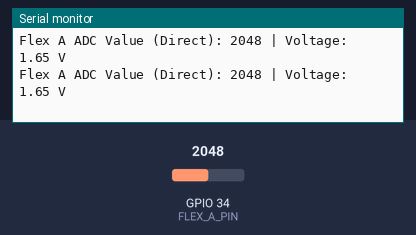
Bench run of a program on a simulated ESP32. Shown: the last lines printed to the serial monitor. The test bench sets the inputs (shaded band); at power-on: GPIO 34 (FLEX_A_PIN) = 2048 (analog values on the 0–4095 scale).

Above: at 1.2 s.
1.3 s: GPIO 34 (FLEX_A_PIN) set to 2866
At 1.31 s:
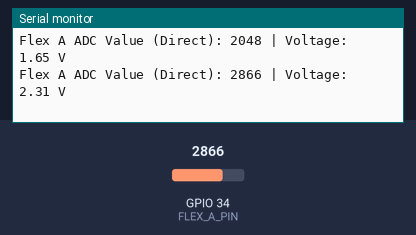
2.8 s: GPIO 34 (FLEX_A_PIN) set to 3603
At 2.81 s:
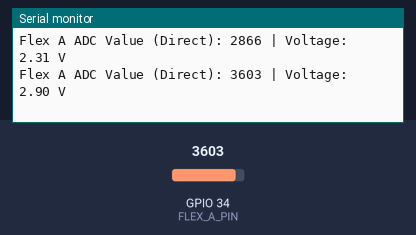
Timing chart, 0 to 5.8 s (numbered marks = the images above; inputs shaded):
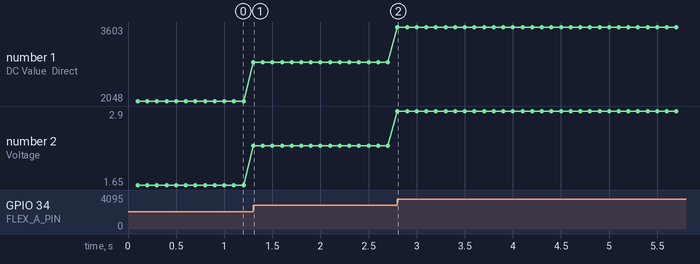

The program:

main.cpp
```cpp
#include <Arduino.h>

/**
 * ============================================================
 *  Program Labsheet 1: Value Flex di Serial Monitor (Tanpa Average)
 * ============================================================
 *  Deskripsi: Membaca nilai ADC analog mentah secara langsung dari Sensor Flex A
 *             dan menampilkannya di Serial Monitor secara non-blocking.
 */

#define FLEX_A_PIN  34  // Pin ADC untuk Sensor Flex A

unsigned long lastUpdate = 0;
const unsigned long interval = 100; // Interval pembacaan (ms)

void setup() {
    Serial.begin(115200);

    // Konfigurasi resolusi ADC 12-bit (0 - 4095)
    analogReadResolution(12);
    // Set atenuasi 11dB agar ADC bisa membaca tegangan 3.3V
    analogSetPinAttenuation(FLEX_A_PIN, ADC_11db);


    Serial.println("Program Labsheet 1 - Serial Monitor Ready (Tanpa Average)");
}

void loop() {
    unsigned long currentMillis = millis();
    if (currentMillis - lastUpdate >= interval) {
        lastUpdate = currentMillis;

        // Baca nilai analog mentah langsung tanpa filter/average
        int rawADC = analogRead(FLEX_A_PIN);

        // Rangkaian Pembagi Tegangan (Voltage Divider):
        // Supply Vin = 5.0V
        // R1 = Sensor Flex (kebengkokan naik -> resistansi naik)
        // R2 = Resistor Tetap 22k Ohm (ke GND)
        // Vout = Vin * (R2 / (R1 + R2)) -> Dihubungkan ke pin ADC ESP32
        // Tegangan yang dibaca pada pin ADC ESP32 (range 0 - 3.3V):
        float voltA = (rawADC * 3.3) / 4095.0;

        // Cetak ke Serial Monitor
        Serial.print("Flex A ADC Value (Direct): ");
        Serial.print(rawADC);
        Serial.print(" | Voltage: ");
        Serial.print(voltA, 2);
        Serial.println(" V");
    }
}
```

Measured:
- after the input at 1.3 s, the serial monitor: prints a new line at once (image 1)
- after the input at 2.8 s, the serial monitor: prints a new line at once (image 2)
- plotted number 1: 2048 → 2866 after the input at 1.3 s, 2866 → 3603 after the input at 2.8 s
- plotted number 2: 1.65 → 2.31 after the input at 1.3 s, 2.31 → 2.9 after the input at 2.8 s
